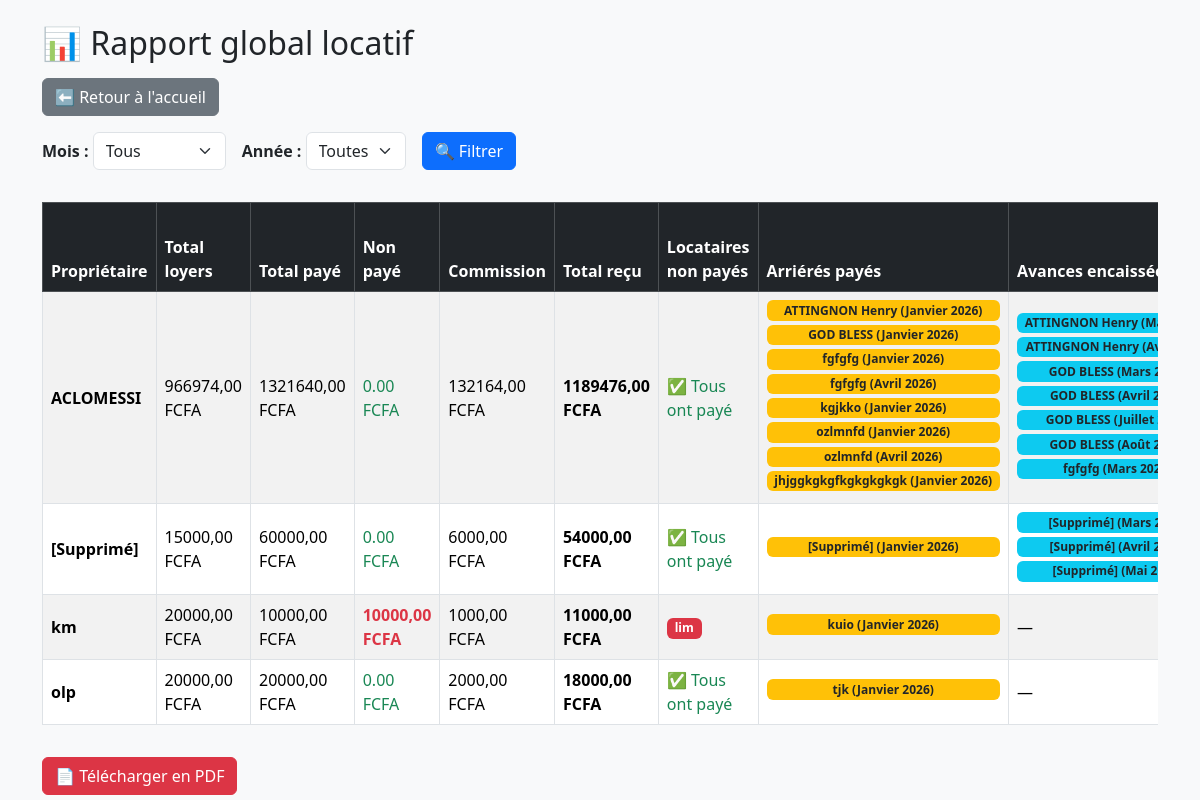
The page /rapport-global/ on the database as committed earlier.
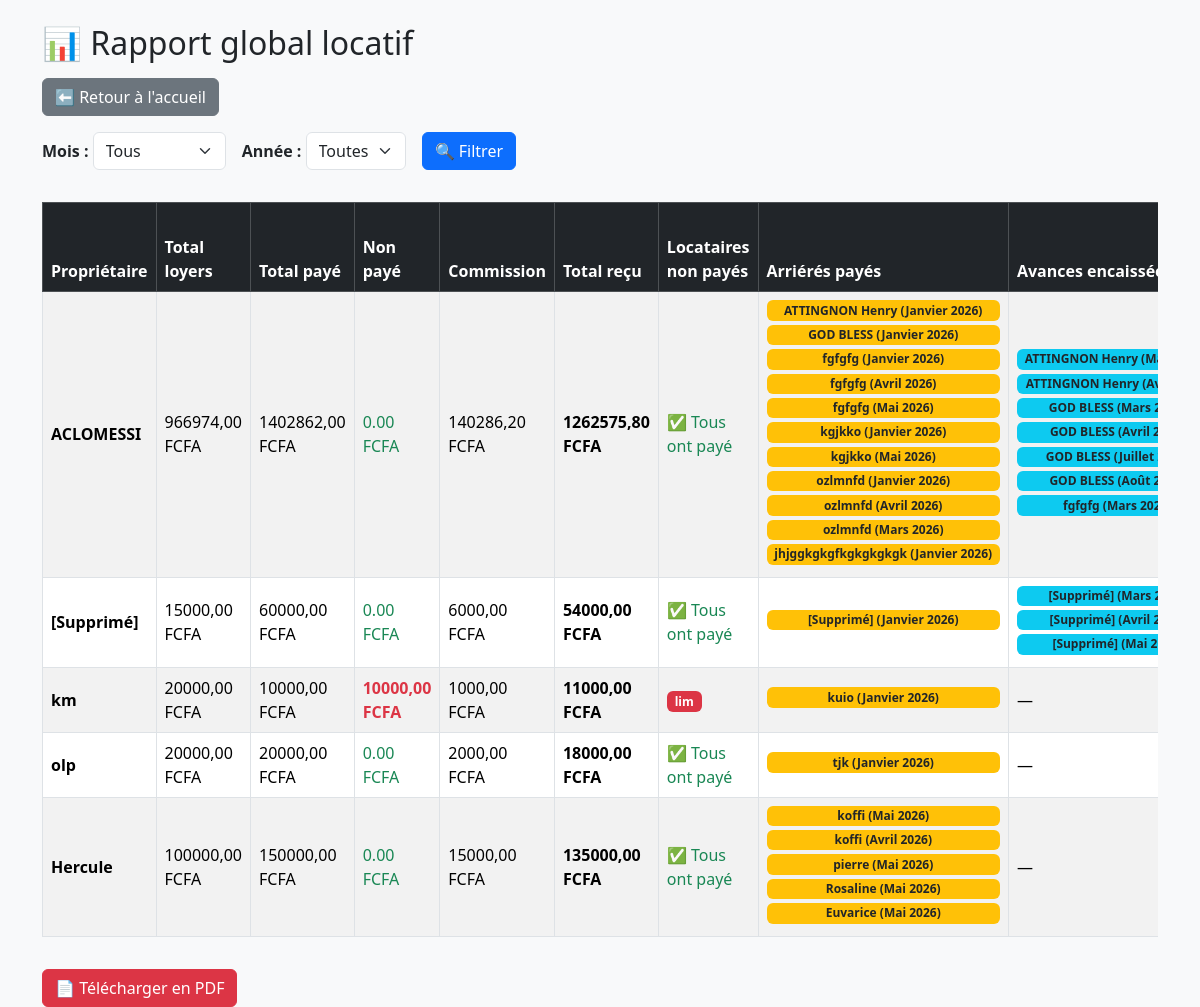
The same page on the database as committed later.
### core/models.py (models this page shows, shortened)
class Proprietaire(models.Model):
    nom = models.CharField(max_length=100)
    numero = models.CharField(max_length=20, default="0000000000")
    is_deleted = models.BooleanField(default=False)  # ← AJOUTÉ

### core/views.py (the view, shortened to what this page needs)
# urls.py: path("rapport-global/", views.rapport_global, name="rapport_global"),
def rapport_global(request):
    mois = request.GET.get("mois")
    annee = request.GET.get("annee")
    proprietaires = Proprietaire.objects.prefetch_related("locataires")
    data = []
    mois_int  = int(mois)  if mois  and mois.isdigit()  else None
    annee_int = int(annee) if annee and annee.isdigit() else None
    proprietaires = Proprietaire.objects.prefetch_related("locataires")  # déjà sans filtre is_deleted
    for proprietaire in proprietaires:
        locataires = proprietaire.locataires.all()  # ← tous les locataires
        tous_paiements = list(Paiement.objects.filter(locataire__in=locataires))
        paiements_list = tous_paiements
        if mois_int:
            paiements_list = [p for p in paiements_list if p.date_paiement.month == mois_int]
        if annee_int:
            paiements_list = [p for p in paiements_list if p.date_paiement.year == annee_int]
        total_loyers = sum([l.loyer_mensuel for l in locataires]) or Decimal('0')
        total_paye   = sum([p.montant for p in paiements_list])   or Decimal('0')
        total_wc     = sum([p.frais_wc for p in paiements_list])  or Decimal('0')
        commission   = total_paye * Decimal("0.1")
        total_recu   = total_paye - commission + total_wc
        locataires_non_payes = []
        for loc in locataires:
            paye_ce_mois = any(p.locataire_id == loc.id for p in paiements_list)
            if not paye_ce_mois:
                couvert_par_avance = False
                if not couvert_par_avance:
                    locataires_non_payes.append(loc.nom)
        arrieres = []
        for p in paiements_list:
            mois_p, annee_p = p.date_paiement.month, p.date_paiement.year
            mois_couvert_passe = (p.annee < annee_p) or (p.annee == annee_p and p.mois_concerne < mois_p)
            if mois_couvert_passe:
                arrieres.append(
                    f"{p.locataire.nom} ({MOIS_FR.get(p.mois_concerne, '?')} {p.annee})"
                )
        avances = []
        for p in paiements_list:
            mois_p, annee_p = p.date_paiement.month, p.date_paiement.year
            mois_couvert_futur = (p.annee > annee_p) or (p.annee == annee_p and p.mois_concerne > mois_p)
            if mois_couvert_futur:
                avances.append(
                    f"{p.locataire.nom} ({MOIS_FR.get(p.mois_concerne, '?')} {p.annee})"
                )
        deja_payes_avance = []
        data.append({
            "proprietaire":        proprietaire.nom,
            "total_loyers":        total_loyers,
            "total_paye":          total_paye,
            "total_wc":            total_wc,
            "commission":          commission,
            "total_recu":          total_recu,
            "non_paye":            total_loyers - total_paye,
            "locataires_non_payes": locataires_non_payes,
            "arrieres":            arrieres,
            "avances":             avances,
            "deja_payes_avance":   deja_payes_avance,
        })
    context = {
        "rapport":     data,
        "mois_list":   [(i, MOIS_FR[i]) for i in range(1, 13)],
        "annee_list":  [2024, 2025, 2026],
        "mois":        mois,
        "annee":       annee,
    }
    return render(request, "core/rapport_global.html", context)

### core/templates/core/rapport_global.html (shortened to what this page needs)
<!DOCTYPE html>
<html lang="fr">
<head>
  <link rel="stylesheet" href="https://cdn.jsdelivr.net/npm/bootstrap@5.3.2/dist/css/bootstrap.min.css">
</head>
<body class="container mt-4 bg-light">
  <h2>📊 Rapport global locatif</h2>
  <a href="{% url 'accueil' %}" class="btn btn-secondary mt-2 mb-3">⬅ Retour à l'accueil</a>
  <form method="get" class="mb-4 d-flex align-items-center gap-3 flex-wrap">
    <div>
      <label class="fw-semibold">Mois :</label>
      <select name="mois" class="form-select w-auto d-inline-block">
        <option value="">Tous</option>
      </select>
    </div>
    <div>
      <label class="fw-semibold">Année :</label>
      <select name="annee" class="form-select w-auto d-inline-block">
        <option value="">Toutes</option>
      </select>
    </div>
    <button type="submit" class="btn btn-primary">🔍 Filtrer</button>
  </form>
  <div class="table-responsive">
  <table class="table table-striped table-bordered mt-2 align-middle">
    <thead class="table-dark">
      <tr>
        <th>Propriétaire</th>
        <th>Total loyers</th>
        <th>Total payé</th>
        <th>Non payé</th>
        <th>Commission</th>
        <th>Total reçu</th>
        <th>Locataires non payés</th>
        <th>Arriérés payés</th>
        <th>Avances encaissées</th>
      </tr>
    </thead>
    <tbody>
      {% for item in rapport %}
      <tr>
        <td><strong>{{ item.proprietaire }}</strong></td>
        <td>{{ item.total_loyers|floatformat:2 }} FCFA</td>
        <td>{{ item.total_paye|floatformat:2 }} FCFA</td>
        <td>
          {% if item.non_paye > 0 %}
            <span class="text-danger fw-bold">{{ item.non_paye|floatformat:2 }} FCFA</span>
          {% else %}
            <span class="text-success">0.00 FCFA</span>
          {% endif %}
        </td>
        <td>{{ item.commission|floatformat:2 }} FCFA</td>
        <td><strong>{{ item.total_recu|floatformat:2 }} FCFA</strong></td>
        <td>
          {% if item.locataires_non_payes %}
            {% for nom in item.locataires_non_payes %}
              <span class="badge bg-danger">{{ nom }}</span>
            {% endfor %}
          {% else %}
            <span class="text-success">✅ Tous ont payé</span>
          {% endif %}
        </td>
        <td>
          {% if item.arrieres %}
            {% for a in item.arrieres %}
              <span class="badge bg-warning text-dark d-block mb-1">{{ a }}</span>
            {% endfor %}
          {% else %}
            —
          {% endif %}
        </td>
        <td>
          {% if item.avances %}
            {% for av in item.avances %}
              <span class="badge bg-info text-dark d-block mb-1">{{ av }}</span>
            {% endfor %}
          {% else %}
            —
          {% endif %}
        </td>
      </tr>
      {% empty %}
      <tr>
        <td colspan="10" class="text-center">Aucun rapport disponible</td>
      </tr>
      {% endfor %}
    </tbody>
  </table>
  </div>
  <a href="{% url 'rapport_global_pdf' %}?{% if mois %}mois={{ mois }}{% endif %}{% if annee %}&annee={{ annee }}{% endif %}"
     class="btn btn-danger mt-3">📄 Télécharger en PDF</a>
</body>
</html>

Rows that differ between the two databases and show on the page:
added Proprietaire: proprietaire "Hercule"
Other text that changed with them:
new list line: "ACLOMESSI"
new list line: "966974,00 FCFA 1402862,00 FCFA 0.00 FCFA 140286,20 FCFA 1262575,80 FCFA ✅ Tous ont payé ATTINGNON Henry (Janvier 2026) GOD BLESS (Janvier 2026) fgfgfg (Janvier 2026) fgfgfg (Avril 2026) fgfgfg (Mai 2026) kgjkko (Janvier 2026) kgjkko (Mai 2026) ozlmnfd (Janvier 2026) ozlmnfd (Avril 2026) ozlmnfd (Mars 2026) jhjggkgkgfkgkgkgkgk (Janvier 2026) ATTINGNON Henry… ATTINGNON Henry… GOD BLESS (Mars… GOD BLESS (Avril… GOD BLESS (Juillet… GOD BLESS (Août… fgfgfg (Mars…"
new list line: "100000,00 FCFA 150000,00 FCFA 0.00 FCFA 15000,00 FCFA 135000,00 FCFA ✅ Tous ont payé koffi (Mai 2026) koffi (Avril 2026) pierre (Mai 2026) Rosaline (Mai 2026) Euvarice (Mai 2026) —"
list line gone: "ACLOMESSI"
list line gone: "966974,00 FCFA 1321640,00 FCFA 0.00 FCFA 132164,00 FCFA 1189476,00 FCFA ✅ Tous ont payé ATTINGNON Henry (Janvier 2026) GOD BLESS (Janvier 2026) fgfgfg (Janvier 2026) fgfgfg (Avril 2026) kgjkko (Janvier 2026) ozlmnfd (Janvier 2026) ozlmnfd (Avril 2026) jhjggkgkgfkgkgkgkgk (Janvier 2026) ATTINGNON Henry… ATTINGNON Henry… GOD BLESS (Mars… GOD BLESS (Avril… GOD BLESS (Juillet… GOD BLESS (Août… fgfgfg (Mars…"
